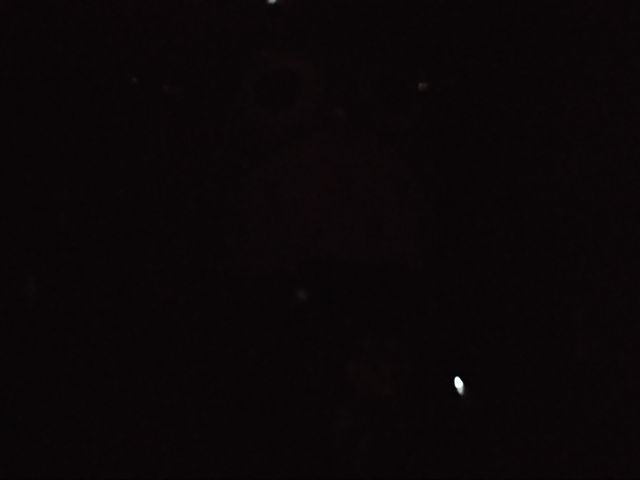
#> input picture img/L3_work_Task2.jpg, 640 x 480 px
$ jupyter execute Task2.ipynb
#> lines starting #> are read from the running program, lines starting #| are printed output that depends on the picture
# Task 2 : What’s inside the box?

[cell 1]
import cv2
import numpy as np
import matplotlib.pyplot as plt

[cell 2]
img = cv2.imread('../img/L3_work_Task2.jpg')
#> img is the input picture: shape (480, 640, 3); mean B, G, R 7.4, 6.3, 10.6

[cell 3]
def HistogramComparison(img):
    bgr_planes = cv2.split(img)
    histSize = 256
    histRange = (0, 256) # the upper boundary is exclusive
    accumulate = False
    b_hist = cv2.calcHist(bgr_planes, [0], None, [histSize], histRange, accumulate=accumulate)
#> b_hist = 256 values, max 197687 at index 7, min 0 at index 45, mean 1200
    g_hist = cv2.calcHist(bgr_planes, [1], None, [histSize], histRange, accumulate=accumulate)
#> g_hist = 256 values, max 203490 at index 6, min 0 at index 39, mean 1200
    r_hist = cv2.calcHist(bgr_planes, [2], None, [histSize], histRange, accumulate=accumulate)
#> r_hist = 256 values, max 189214 at index 10, min 0 at index 47, mean 1200
    hist_w = 512
    hist_h = 400
    bin_w = int(round( hist_w/histSize ))
    histImage = np.zeros((hist_h, hist_w, 3), dtype=np.uint8)
    cv2.normalize(b_hist, b_hist, alpha=0, beta=hist_h, norm_type=cv2.NORM_MINMAX)
    cv2.normalize(g_hist, g_hist, alpha=0, beta=hist_h, norm_type=cv2.NORM_MINMAX)
    cv2.normalize(r_hist, r_hist, alpha=0, beta=hist_h, norm_type=cv2.NORM_MINMAX)
    for i in range(1, histSize):
        cv2.line(histImage, ( bin_w*(i-1), hist_h - int(b_hist[i-1]) ),
                ( bin_w*(i), hist_h - int(b_hist[i]) ),
                ( 255, 0, 0), thickness=2)
        cv2.line(histImage, ( bin_w*(i-1), hist_h - int(g_hist[i-1]) ),
                ( bin_w*(i), hist_h - int(g_hist[i]) ),
                ( 0, 255, 0), thickness=2)
        cv2.line(histImage, ( bin_w*(i-1), hist_h - int(r_hist[i-1]) ),
                ( bin_w*(i), hist_h - int(r_hist[i]) ),
                ( 0, 0, 255), thickness=2)
    return histImage

[cell 4]
histImage = HistogramComparison(img)

plt.subplot(121), plt.imshow(cv2.cvtColor(img, cv2.COLOR_BGR2RGB))
plt.title('Original'), plt.xticks([]), plt.yticks([])
plt.subplot(122), plt.imshow(cv2.cvtColor(histImage, cv2.COLOR_BGR2RGB))
plt.title('Histogram'), plt.xticks([]), plt.yticks([])
plt.show()

[cell 5]
def GammaTransform(img, gamma):
    # Apply gamma transform.
    gamma_transformed = np.array(255*(img/255)**gamma, dtype = 'uint8')
    return gamma_transformed

[cell 6]
gamma = [0.0,0.1,0.2,0.3,0.4,0.5,0.6,0.7,0.8,0.9,1.0]
gammaplot = []
plt.figure(figsize=(30, 10))
for i in range(len(gamma)):
    gammaplot.append(GammaTransform(img, gamma[i]))
    plt.subplot(2,6,i+1), plt.imshow(gammaplot[i], cmap = 'gray')
    plt.title('Gamma Transform '+str(gamma[i])), plt.xticks([]), plt.yticks([])
#> this loop made 11 passes
#> pass 3, in GammaTransform (call 3), `gamma_transformed = np.array(255*(img/255)**gamma, dtype = 'uint8')`:
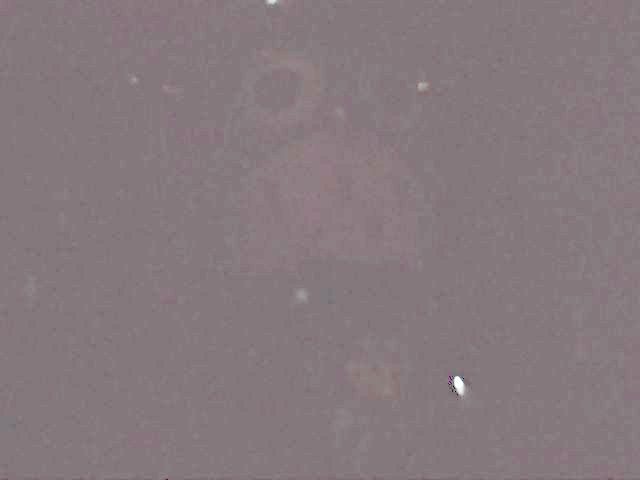
#> gamma_transformed: shape (480, 640, 3); mean B, G, R 125, 120.8, 134.1
#> after the loop, gammaplot = 11 items
plt.subplot(2,6,12), plt.imshow(img, cmap = 'gray')
plt.title('Original Image'), plt.xticks([]), plt.yticks([])
plt.show()
#> figure, not shown here; B, G, R data is drawn as R, G, B

[cell 7]
imggamma = GammaTransform(img, 0.3)
#> in GammaTransform (call 12), `gamma_transformed = np.array(255*(img/255)**gamma, dtype = 'uint8')`:
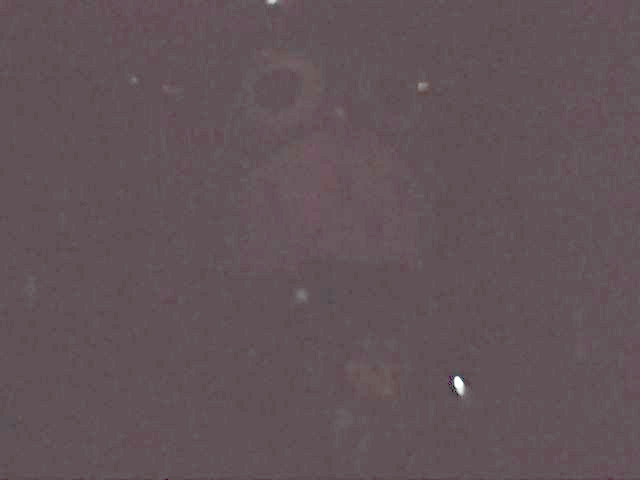
#> gamma_transformed: shape (480, 640, 3); mean B, G, R 87.3, 82.9, 97.4

[cell 8]
histImage = HistogramComparison(imggamma)

plt.subplot(121), plt.imshow(cv2.cvtColor(imggamma, cv2.COLOR_BGR2RGB))
plt.title('Image'), plt.xticks([]), plt.yticks([])
plt.subplot(122), plt.imshow(cv2.cvtColor(histImage, cv2.COLOR_BGR2RGB))
plt.title('Histogram'), plt.xticks([]), plt.yticks([])
plt.show()

[cell 9]
imgHis = cv2.cvtColor(imggamma, cv2.COLOR_BGR2GRAY)

equ = cv2.equalizeHist(imgHis)
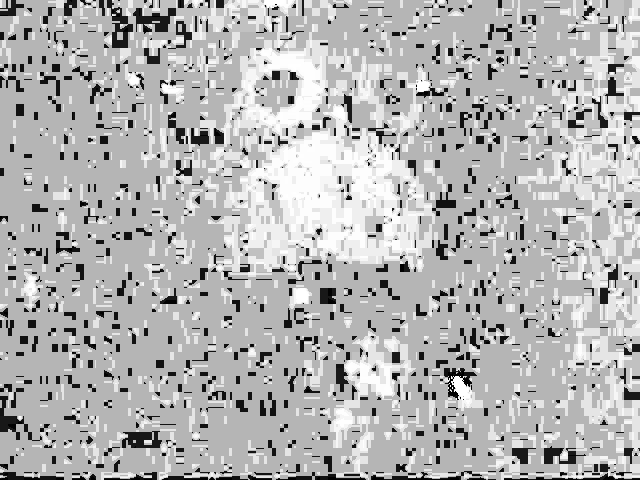
#> equ: shape (480, 640); min 0, max 255, mean 179.5

# stacking images side-by-side
res = np.hstack((imgHis, equ))
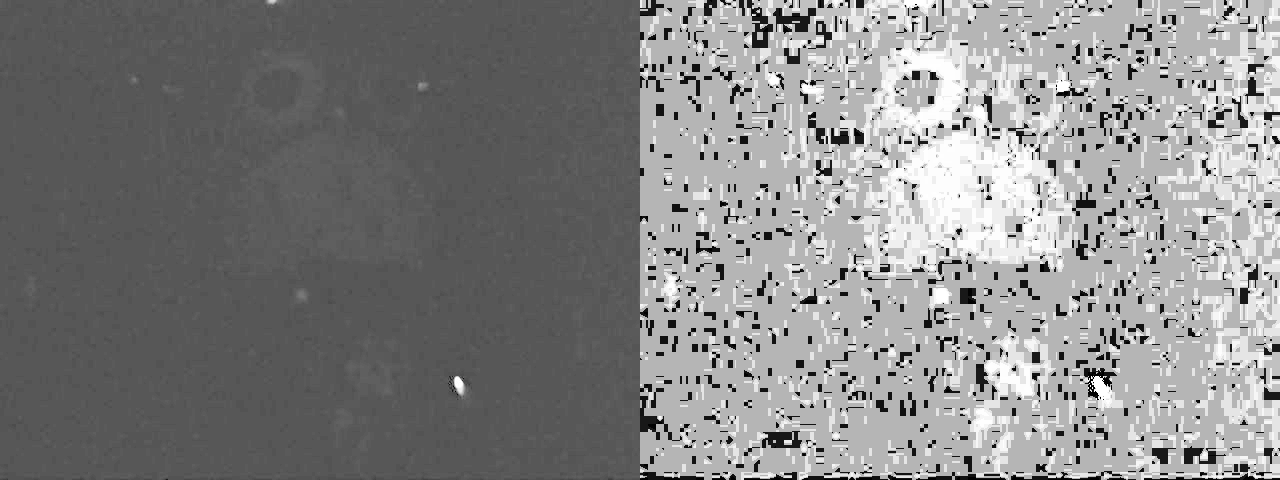
#> res: shape (480, 1280); min 0, max 255, mean 133.7

# plotting the images
plt.imshow(cv2.cvtColor(res, cv2.COLOR_BGR2RGB))
plt.xticks([]), plt.yticks([])
plt.show()

[cell 10]
def ArithmeticTransform(img1, img2 , operation):
    # img1 is the input image
    # img2 is the input image
    # operation is the operation to be performed
#> called with operation = 'not'
    if operation == 'and':
        imgOut = cv2.bitwise_and(img1, img2)
    elif operation == 'or':
        imgOut = cv2.bitwise_or(img1, img2)
    elif operation == 'xor':
        imgOut = cv2.bitwise_xor(img1, img2)
    elif operation == 'not':
        imgOut = cv2.bitwise_not(img1)
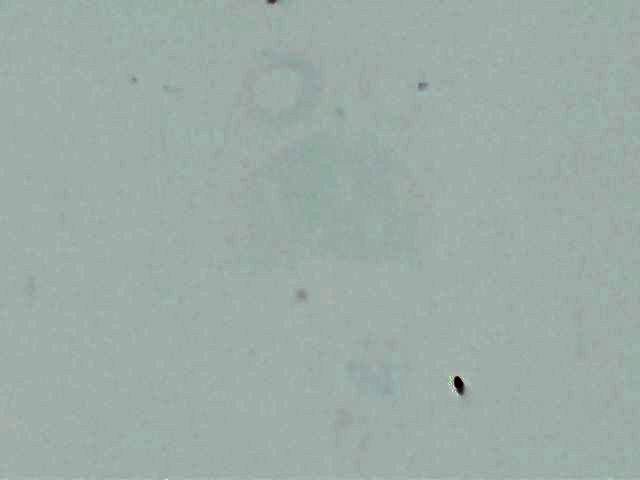
#> imgOut: shape (480, 640, 3); mean B, G, R 167.7, 172.1, 157.6
    imgOut = np.clip(imgOut, 0, 255)
    imgOut = imgOut.astype(np.uint8)
    return imgOut

[cell 11]
imgnot = ArithmeticTransform(imggamma, imggamma, 'not')

histImage = HistogramComparison(imgnot)
#> in HistogramComparison (call 3), `b_hist = cv2.calcHist(bgr_planes, [0], None, [histSize], histRange, ac..`: b_hist = 256 values, max 197687 at index 169, min 0 at index 13, mean 1200
#> in HistogramComparison (call 3), `g_hist = cv2.calcHist(bgr_planes, [1], None, [histSize], histRange, ac..`: g_hist = 256 values, max 203490 at index 173, min 0 at index 9, mean 1200
#> in HistogramComparison (call 3), `r_hist = cv2.calcHist(bgr_planes, [2], None, [histSize], histRange, ac..`: r_hist = 256 values, max 189214 at index 159, min 0 at index 0, mean 1200
#> after the loop in HistogramComparison (call 3), `for i in range(1, histSize):`:
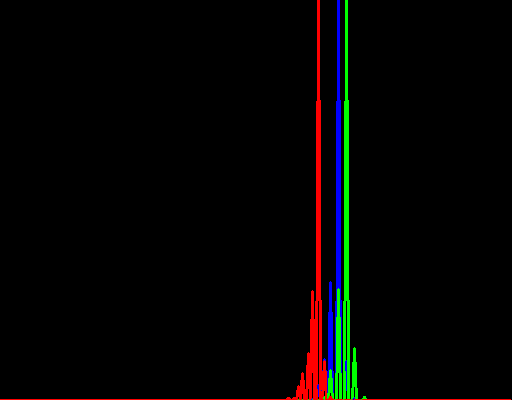
#> histImage: shape (400, 512, 3); mean of channels 0, 1, 2 2.4, 3.5, 4.2; drawn as B, G, R

plt.subplot(121), plt.imshow(cv2.cvtColor(imgnot, cv2.COLOR_BGR2RGB))
plt.title('Image'), plt.xticks([]), plt.yticks([])
plt.subplot(122), plt.imshow(cv2.cvtColor(histImage, cv2.COLOR_BGR2RGB))
plt.title('Histogram'), plt.xticks([]), plt.yticks([])
plt.show()
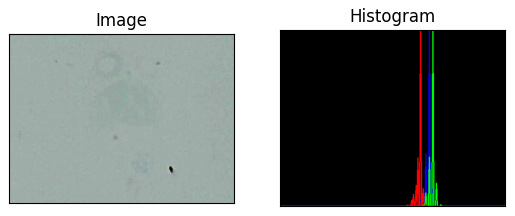
#> figure drawn by matplotlib, 2 panels

[cell 12]
def BitPlaneSlicing(img, n):
    # Apply bit plane slicing.
    bit_plane_sliced = np.array(img, dtype = np.uint8)
    # Shift the bits of the image to the right by n-1.
    bit_plane_sliced = np.vectorize(lambda x: x if (x & (1 << n)) else 0)(bit_plane_sliced)
    return bit_plane_sliced

[cell 13]
imgbit = cv2.resize(imgnot, (256, 256), interpolation=cv2.INTER_LINEAR)
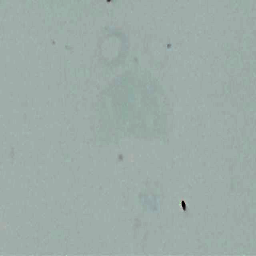
#> imgbit: shape (256, 256, 3); mean B, G, R 167.7, 172.1, 157.6

for i in range(8):
    imgbitn = BitPlaneSlicing(imgbit, i)
    plt.subplot(3,4,i+1), plt.imshow(imgbitn, cmap = 'gray')
    plt.title('Bit Plane '+str(i)), plt.xticks([]), plt.yticks([])
#> this loop made 8 passes
#> pass 1, in BitPlaneSlicing, `bit_plane_sliced = np.vectorize(lambda x: x if (x & (1 << n)) else 0)(..`:
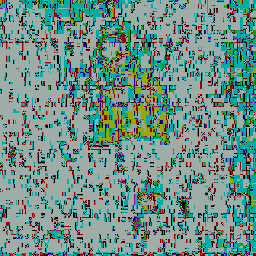
#> bit_plane_sliced: shape (256, 256, 3) int64; mean B, G, R 135.9, 143.9, 110.5
plt.subplot(3,4,9), plt.imshow(imgbit, cmap = 'gray')
plt.title('Original'), plt.xticks([]), plt.yticks([])
plt.show()
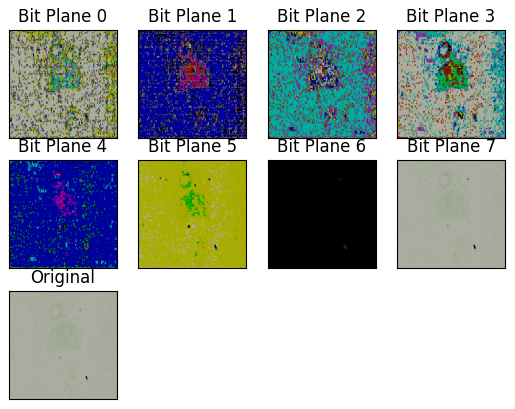
#> figure drawn by matplotlib, 9 panels; B, G, R data is drawn as R, G, B
